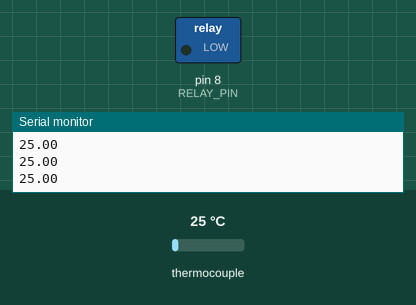
A sketch run on a simulated Arduino Uno, built with avr-gcc and run on an emulated ATmega328P. Shown: switched loads named in the sketch (green lamp = pin HIGH), the last lines printed to the serial monitor. Dashed ring = blinking. The inputs (shaded band) are chosen by the test bench; at power-on: thermocouple 25 °C.

Above: at 1.0 s.
1.5 s: thermocouple set to 31 °C
4.7 s: thermocouple set to 39 °C
At 5.8 s:
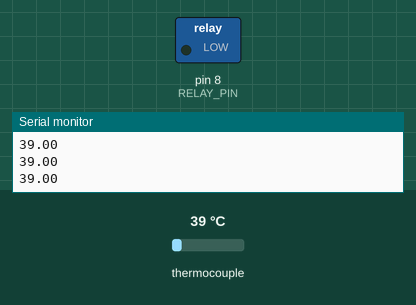
6.2 s: thermocouple set to 6 °C
At 6.72 s:
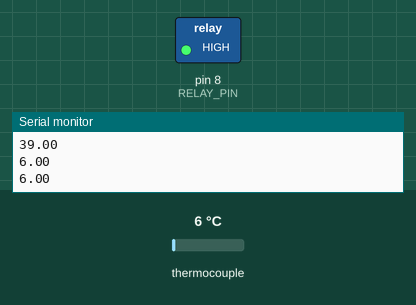
9.4 s: thermocouple set to 75 °C
At 10.3 s:
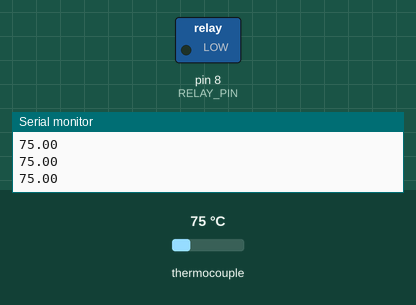
Timing chart, 0 to 11.9 s (numbered marks = the images above; inputs shaded):
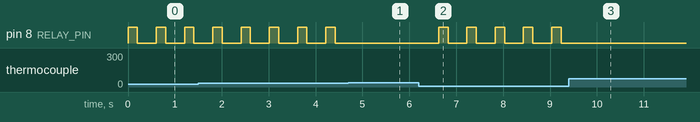

The sketch:

Heating_Blanket_Controller.ino
```cpp
//arduino code
#include <SPI.h>
#include "Adafruit_MAX31855.h"

#define MAXDO   11
#define MAXCS   12
#define MAXCLK  13
#define RELAY_PIN   8

Adafruit_MAX31855 thermocouple(MAXCLK, MAXCS, MAXDO);

void setup() {
  Serial.begin(9600);
  pinMode(RELAY_PIN, OUTPUT);

  while (!Serial) delay(1);

  if (!thermocouple.begin()) {
    Serial.println("ERROR.");
  }

}

void loop() {
  double c = thermocouple.readCelsius();
  Serial.println(c);

  if (c < 35) {
    Serial.println(c);
    digitalWrite(RELAY_PIN, HIGH);
    delay (200);
    Serial.println(c);
    digitalWrite(RELAY_PIN, LOW);
    delay (200);
    Serial.println(c);
    delay (200);
  } else {
    Serial.println(c);
    delay (200);
    Serial.println(c);
    delay (200);
    Serial.println(c);
    delay (200);
  }
}
```

Measured:
- the behaviour switches between 34 and 35 °C on thermocouple (found by bisection; images 0 and 1)
- after the input at 4.7 s, pin 8 (RELAY_PIN): stops changing and stays LOW
- after the input at 6.2 s, pin 8 (RELAY_PIN): alternates HIGH for 0.20 s and LOW for 0.40 s, starting after 0.43 s
- after the input at 9.4 s, pin 8 (RELAY_PIN): stops changing and stays LOW
- by itself, pin 8 (RELAY_PIN): alternates HIGH for 0.20 s and LOW for 0.40 s
